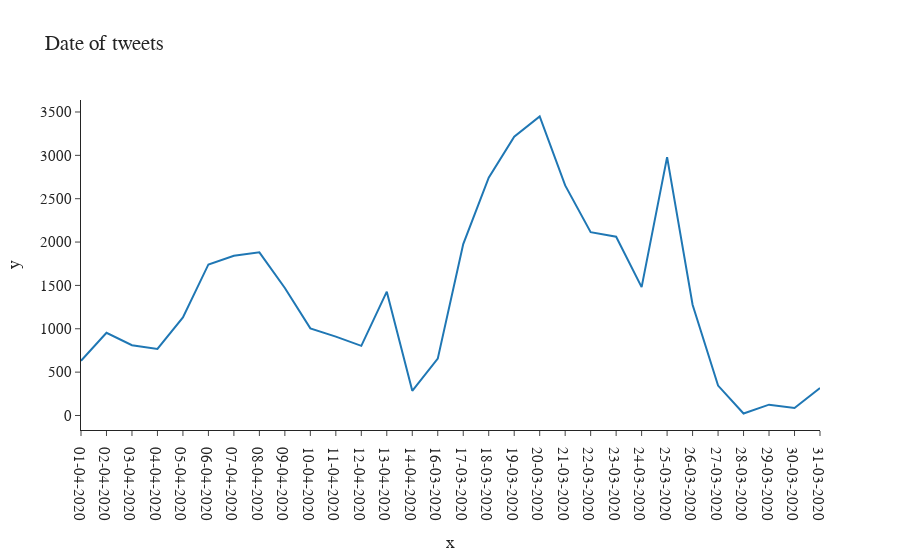

Notebook code cell kept with this figure:
### Markdown cell above
# EDA

### Code cell
time = train_df.groupby(['TweetAt']).size()
fig = px.line(train_df, 
              x=time.index, 
              y=time.values, 
              title = 'Date of tweets',
              template='simple_white')

fig.update_layout(
font=dict(size=15,family="Times New Roman"),)

fig.show()

### Figure 1 — Plotly figure (JSON) as saved in the notebook; plotly's stock layout.template omitted (floating-point values rounded to 4 significant figures)
{"data": [{"hovertemplate": "x=%{x}<br>y=%{y}<extra></extra>", "legendgroup": "", "line": {"color": "#1F77B4", "dash": "solid"}, "marker": {"symbol": "circle"}, "mode": "lines", "name": "", "orientation": "v", "showlegend": false, "type": "scatter", "x": ["01-04-2020", "02-04-2020", "03-04-2020", "04-04-2020", "05-04-2020", "06-04-2020", "07-04-2020", "08-04-2020", "09-04-2020", "10-04-2020", "11-04-2020", "12-04-2020", "13-04-2020", "14-04-2020", "16-03-2020", "17-03-2020", "18-03-2020", "19-03-2020", "20-03-2020", "21-03-2020", "22-03-2020", "23-03-2020", "24-03-2020", "25-03-2020", "26-03-2020", "27-03-2020", "28-03-2020", "29-03-2020", "30-03-2020", "31-03-2020"], "xaxis": "x", "y": [630, 954, 810, 767, 1131, 1742, 1843, 1881, 1471, 1005, 909, 803, 1428, 284, 656, 1977, 2742, 3215, 3448, 2653, 2114, 2062, 1480, 2979, 1277, 345, 23, 125, 87, 316], "yaxis": "y"}], "layout": {"font": {"family": "Times New Roman", "size": 15}, "legend": {"tracegroupgap": 0}, "title": {"text": "Date of tweets"}, "xaxis": {"anchor": "y", "domain": [0, 1], "title": {"text": "x"}}, "yaxis": {"anchor": "x", "domain": [0, 1], "title": {"text": "y"}}}}
